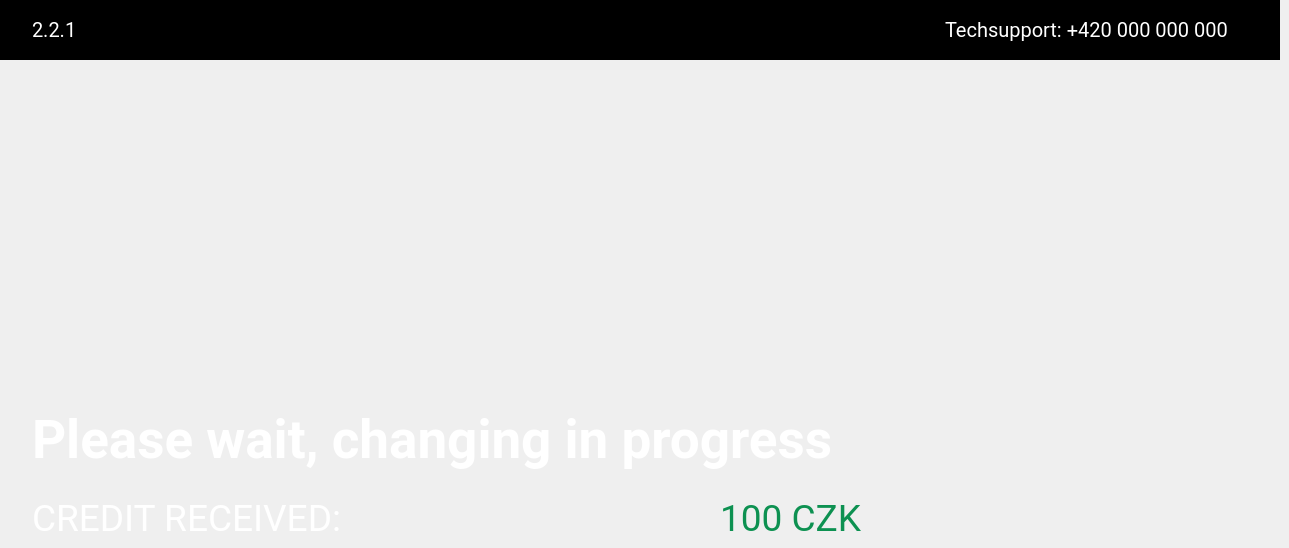
    <widget class="QWidget" name="i4Page">
     <widget class="QFrame" name="i4FrLogo">
      <property name="geometry">
       <rect>
        <x>0</x>
        <y>0</y>
        <width>1280</width>
        <height>60</height>
       </rect>
      </property>
      <property name="styleSheet">
       <string notr="true">background-color:rgb(0, 0, 0);
border:none;</string>
      </property>
      <property name="frameShape">
       <enum>QFrame::StyledPanel</enum>
      </property>
      <property name="frameShadow">
       <enum>QFrame::Raised</enum>
      </property>
      <widget class="QLabel" name="i4LblLogo">
       <property name="geometry">
        <rect>
         <x>578</x>
         <y>13</y>
         <width>124</width>
         <height>34</height>
        </rect>
       </property>
       <property name="text">
        <string>&lt;html&gt;&lt;head/&gt;&lt;body&gt;&lt;p&gt;&lt;img src=&quot;:/res/pic/Frame.png&quot;/&gt;&lt;/p&gt;&lt;/body&gt;&lt;/html&gt;</string>
       </property>
      </widget>
      <widget class="QLabel" name="i4LblNumbPage">
       <property name="geometry">
        <rect>
         <x>32</x>
         <y>18</y>
         <width>120</width>
         <height>24</height>
        </rect>
       </property>
       <property name="font">
        <font>
         <family>Roboto</family>
         <pointsize>15</pointsize>
        </font>
       </property>
       <property name="styleSheet">
        <string notr="true">color:rgb(255, 255, 255);
qproperty-alignment: AlignLeft;</string>
       </property>
       <property name="text">
        <string>2.2.1</string>
       </property>
      </widget>
      <widget class="QLabel" name="i4LblTech">
       <property name="geometry">
        <rect>
         <x>945</x>
         <y>18</y>
         <width>303</width>
         <height>24</height>
        </rect>
       </property>
       <property name="font">
        <font>
         <family>Roboto</family>
         <pointsize>15</pointsize>
        </font>
       </property>
       <property name="styleSheet">
        <string notr="true">color:rgb(255, 255, 255);
qproperty-alignment: AlignLeft;</string>
       </property>
       <property name="text">
        <string>Techsupport: +420 000 000 000</string>
       </property>
      </widget>
     </widget>
     <widget class="QLabel" name="i4LblPic">
      <property name="geometry">
       <rect>
        <x>600</x>
        <y>297</y>
        <width>80</width>
        <height>80</height>
       </rect>
      </property>
      <property name="text">
       <string>&lt;html&gt;&lt;head/&gt;&lt;body&gt;&lt;p&gt;&lt;img src=&quot;:/res/pic/waiting.png&quot;/&gt;&lt;/p&gt;&lt;/body&gt;&lt;/html&gt;</string>
      </property>
     </widget>
     <widget class="QLabel" name="i4LblText">
      <property name="geometry">
       <rect>
        <x>32</x>
        <y>409</y>
        <width>1215</width>
        <height>61</height>
       </rect>
      </property>
      <property name="font">
       <font>
        <family>Roboto</family>
        <pointsize>40</pointsize>
        <weight>75</weight>
        <bold>true</bold>
       </font>
      </property>
      <property name="styleSheet">
       <string notr="true">color:rgb(255, 255, 255);
qproperty-alignment: AlignCenter;</string>
      </property>
      <property name="text">
       <string>Please wait, changing in progress</string>
      </property>
     </widget>
     <widget class="QLabel" name="i4LblText2">
      <property name="geometry">
       <rect>
        <x>32</x>
        <y>497</y>
        <width>1050</width>
        <height>42</height>
       </rect>
      </property>
      <property name="font">
       <font>
        <family>Roboto</family>
        <pointsize>28</pointsize>
        <weight>50</weight>
        <bold>false</bold>
       </font>
      </property>
      <property name="styleSheet">
       <string notr="true">color:rgb(255, 255, 255);
qproperty-alignment: AlignCenter;</string>
      </property>
      <property name="text">
       <string>CREDIT RECEIVED: </string>
      </property>
     </widget>
     <widget class="QLabel" name="i4LblText3">
      <property name="geometry">
       <rect>
        <x>720</x>
        <y>497</y>
        <width>231</width>
        <height>42</height>
       </rect>
      </property>
      <property name="font">
       <font>
        <family>Roboto</family>
        <pointsize>28</pointsize>
       </font>
      </property>
      <property name="styleSheet">
       <string notr="true">color:rgb(13, 145, 81);
qproperty-alignment: AlignLeft;</string>
      </property>
      <property name="text">
       <string>100 CZK</string>
      </property>
     </widget>
    </widget>
